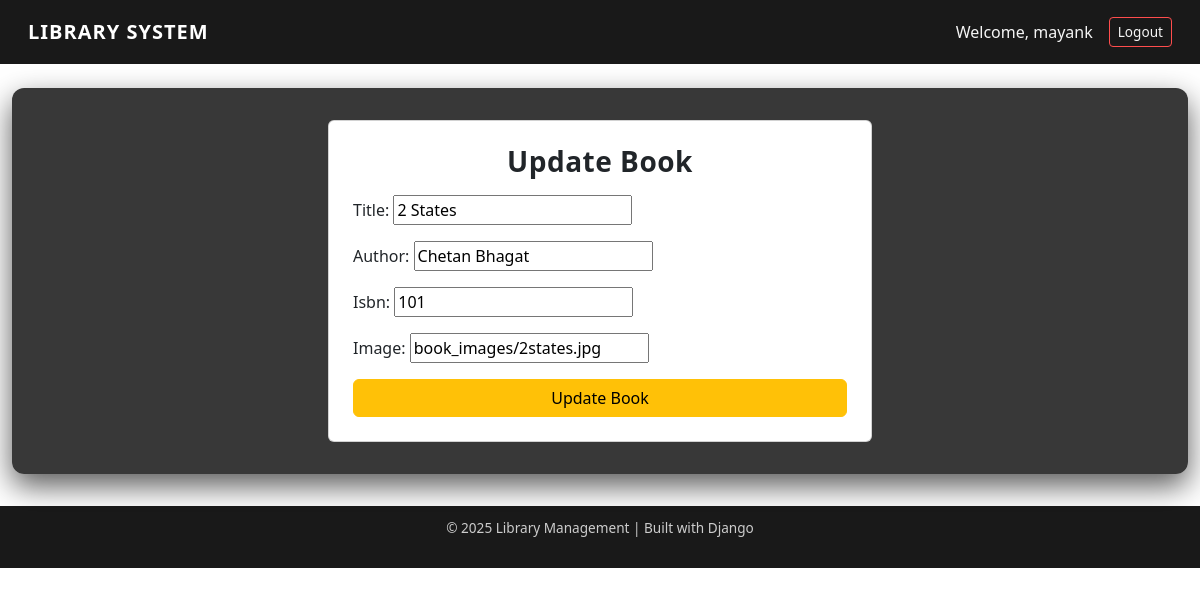
The app's page /update-book/1/ (signed in) with its own data.
### library/models.py (models this page shows, shortened)
class User(AbstractUser):
    is_admin = models.BooleanField(default=False)
    is_student = models.BooleanField(default=False)

class Book(models.Model):
    title = models.CharField(max_length=200)
    author = models.CharField(max_length=100)
    isbn = models.CharField(max_length=13, unique=True)
    status = models.BooleanField(default=True)
    added_date = models.DateTimeField(auto_now_add=True)
    image = models.CharField(max_length=100, blank=True, null=True)

### library/views.py (the view)
# urls.py: path('update-book/<int:book_id>/', views.update_book, name='update_book'),
@login_required
def update_book(request, book_id):
    book = get_object_or_404(Book, id=book_id)
    form = BookForm(request.POST or None, request.FILES or None, instance=book)
    if request.method == 'POST' and form.is_valid():
        form.save()
        return redirect('admin_dashboard')
    return render(request, 'admin/update_book.html', {'form': form})

### library/forms.py
class BookForm(forms.ModelForm):
    class Meta:
        model = Book
        fields = ['title', 'author', 'isbn','image']

### library/templates/admin/update_book.html (shortened to what this page needs)
{% extends 'base.html' %}
{% block content %}
<div class="row justify-content-center">
    <div class="col-md-6">
        <div class="card p-4">
            <h3 class="text-center mb-3">Update Book</h3>
            <form method="POST">
                {{ form.as_p }}
                <button class="btn btn-warning w-100">Update Book</button>
            </form>
        </div>
    </div>
</div>
{% endblock %}

### library/templates/base.html (shortened to what this page needs)
<!DOCTYPE html>
<html lang="en">
<head>
    <link href="https://cdn.jsdelivr.net/npm/bootstrap@5.3.0/dist/css/bootstrap.min.css" rel="stylesheet">
</head>
<body>
    <nav class="navbar navbar-expand-lg mb-4">
        <div class="container">
            <a class="navbar-brand" href="/" >LIBRARY SYSTEM</a>
            <div class="ms-auto d-flex align-items-center">
                {% if user.is_authenticated %}
                    <span class="me-3">Welcome, {{ user.username }}</span>
                    <a href="{% url 'logout' %}" class="btn btn-danger btn-sm" style="text-decoration: none;">Logout</a>
                {% endif %}
            </div>
        </div>
    </nav>
    <div class="container">
        <div class="content-container">
            {% block content %}
            {% endblock %}
        </div>
    </div>
    <footer>
        <p>&copy; 2025 Library Management | Built with Django</p>
    </footer>
</body>
</html>

### library/templates/base.html (style rules this page uses)
:root { --primary: #00b894; --secondary: #00c6ff; --danger: #ff4d4d; --dark-bg: rgba(0, 0, 0, 0.78); --glass-bg: rgba(0, 0, 0, 0.6); --text-light: #f5f5f5; --text-muted: #bbbbbb; --radius: 12px; --transition: all 0.3s ease; }
body { min-height: 100vh; background: url('https://www.pixel-studios.com/blog/wp-content/uploads/2018/12/012.jpg') no-repeat center center fixed; background-size: cover; font-family: 'Segoe UI', system-ui, sans-serif; color: var(--text-light); }
.container { max-width: 1200px; }
.navbar { background: rgba(0, 0, 0, 0.9); backdrop-filter: blur(6px); padding: 0.75rem 1rem; }
.navbar-brand { font-weight: 600; letter-spacing: 1px; color: white; }
.nav-link, .navbar .btn { color: var(--text-light) !important; }
.navbar .btn { font-size: 0.85rem; }
.content-container { background: var(--dark-bg); padding: clamp(1.2rem, 3vw, 2rem); border-radius: var(--radius); box-shadow: 0 12px 30px rgba(0, 0, 0, 0.65); margin-bottom: 2rem; }
h1, h2, h3, h4 { font-weight: 600; letter-spacing: 0.5px; }
a { color: var(--primary); text-decoration: none; }
::placeholder { color: var(--text-muted); font-style: italic; }
.btn-danger { background: transparent; border: 1px solid var(--danger); color: var(--danger); }
footer { background: rgba(0, 0, 0, 0.9); text-align: center; padding: 0.8rem; font-size: 0.85rem; color: #ccc; }

### records on screen
User: username "mayank"
Book: title "2 States", author "Chetan Bhagat", isbn "101", image "book_images/2states.jpg"
